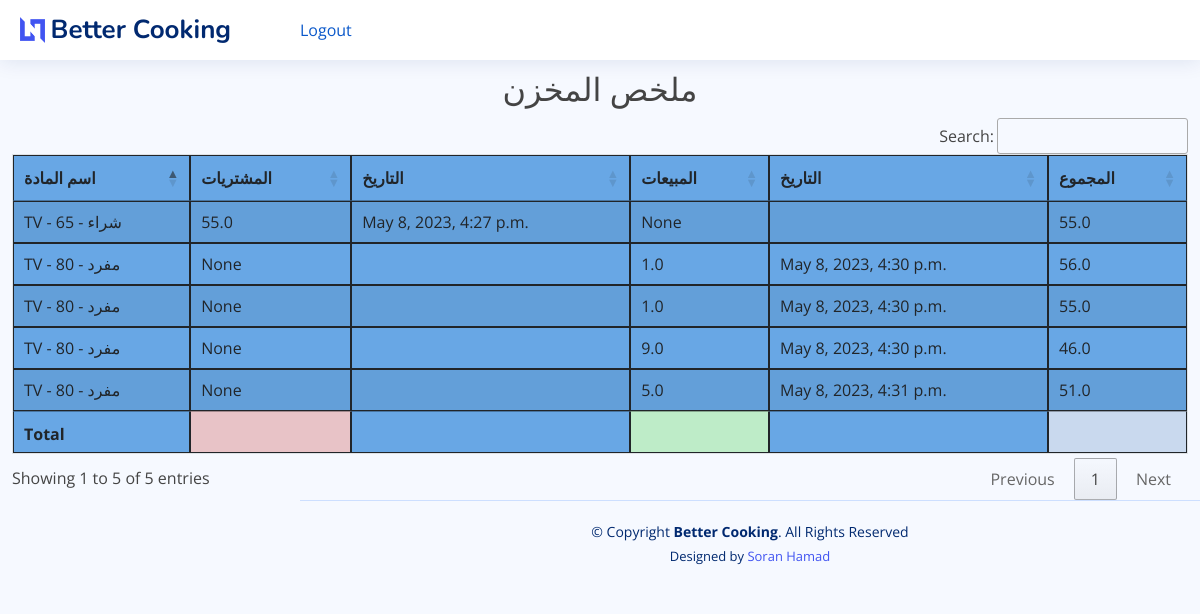
Page /stock_report on the committed database.
### core/models.py (models this page shows, shortened)
class Inventory(models.Model):
    item = models.ForeignKey(Item, on_delete=models.CASCADE)
    purchase = models.ForeignKey(Purchase, on_delete=models.CASCADE, default=0, null=True)
    sale = models.ForeignKey(SaleInvoice, on_delete=models.CASCADE, default=0, null=True)
    pur_qty = models.FloatField(default=0, null=True)
    sale_qty = models.FloatField(default=0, null=True)
    total_bal_qty = models.FloatField(default=0)
    class Meta:
        verbose_name_plural = '10. Stock Details'

class Item(models.Model):
    PRICELIST = (
        ('مفرد', 'مفرد'),
        ('جملة', 'جملة'),
        ('شراء', 'شراء'),
        ('قسط', 'قسط'),
    )
    name = models.CharField(max_length=255)
    price = models.PositiveIntegerField(default=1)
    price_list = models.CharField(max_length=8, choices=PRICELIST, default='مفرد')
    class Meta:
        verbose_name_plural = 'Items'
    def __str__(self):
        return f"{self.name} - {self.price} - {self.price_list}"

class Purchase(models.Model):
    invoice_number = models.CharField(max_length=8, unique=True, editable=False)
    vendor = models.ForeignKey(Vendor, on_delete=models.CASCADE)
    date = models.DateTimeField()
    class Meta:
        verbose_name_plural = '8. Purchase Invoice'

class SaleInvoice(models.Model):
    STATUS = (
        ('مدفوع', 'مدفوع'),
        ('غير مدفوع', 'غير مدفوع'),
        ('المردود', 'المردود'),
        ('الإلغاء', 'الإلغاء'),
    )
    invoice_number = models.CharField(max_length=8, unique=True, editable=False)
    customer_name = models.ForeignKey(Customer, on_delete=models.CASCADE)
    date = models.DateTimeField(auto_now_add=True)
    status = models.CharField(max_length=10, choices=STATUS, default='مدفوع', blank=True)
    class Meta:
        verbose_name_plural = '3. Sale Invoice'

### core/views.py (the view, shortened to what this page needs)
# urls.py: path('stock_report', views.stock_report, name="stock_report"),
def stock_report(request):
    stock_report = Inventory.objects.select_related()
    context = {'stock_report': stock_report}
    return render(request, 'core/reports/stock_report.html', context)

### core/templates/core/reports/stock_report.html (shortened to what this page needs)
{% extends 'core/base.html' %}
{% block content %}
    <br>
    <br> <br>
 <h2 class="text-center"> ملخص المخزن </h2>
    <table id="example4" class="table table-striped" style="background-color: #68a7e5">
        <thead>
        <tr>
            <th>اسم المادة</th>
            <th>المشتريات</th>
            <th>التاريخ</th>
            <th>المبيعات</th>
            <th>التاريخ</th>
            <th>المجموع</th>
        </tr>
        </thead>
        <tbody>
        {% for i in  stock_report %}
            <tr>
                <td>{{ i.item }}</td>
                <td>{{ i.pur_qty }}</td>
                <td>{{ i.purchase.date }}</td>
                <td>{{ i.sale_qty }}</td>
                <td>{{ i.sale.date }}</td>
                <td>{{ i.total_bal_qty }}</td>
            </tr>
        {% endfor %}
        </tbody>
        <tfoot>
        <th></th>
        <th style="background-color: #e8c3c7"></th>
         <th></th>
        <th style="background-color: #beecc8"></th>
         <th></th>
        <th style="background-color: #c9d9ee"></th>
        </tfoot>
    </table>
{% endblock %}

### static/core/assets/css/style.css (style rules this page uses)
:root { scroll-behavior: smooth; }
body { font-family: "Open Sans", sans-serif; background: #f6f9ff; color: #444444; }
h1, h2, h3, h4, h5, h6 { font-family: "Nunito", sans-serif; }

### rows in the picture
Inventory: item "TV - 65 - شراء", pur_qty "55.0", purchase "May 8, 2023, 4:27 p.m.", sale_qty "None", total_bal_qty "55.0"
Inventory: item "TV - 80 - مفرد", pur_qty "None", sale_qty "1.0", sale "May 8, 2023, 4:30 p.m.", total_bal_qty "56.0"
Inventory: item "TV - 80 - مفرد", pur_qty "None", sale_qty "1.0", sale "May 8, 2023, 4:30 p.m.", total_bal_qty "55.0"
Inventory: item "TV - 80 - مفرد", pur_qty "None", sale_qty "9.0", sale "May 8, 2023, 4:30 p.m.", total_bal_qty "46.0"
Inventory: item "TV - 80 - مفرد", pur_qty "None", sale_qty "5.0", sale "May 8, 2023, 4:31 p.m.", total_bal_qty "51.0"
